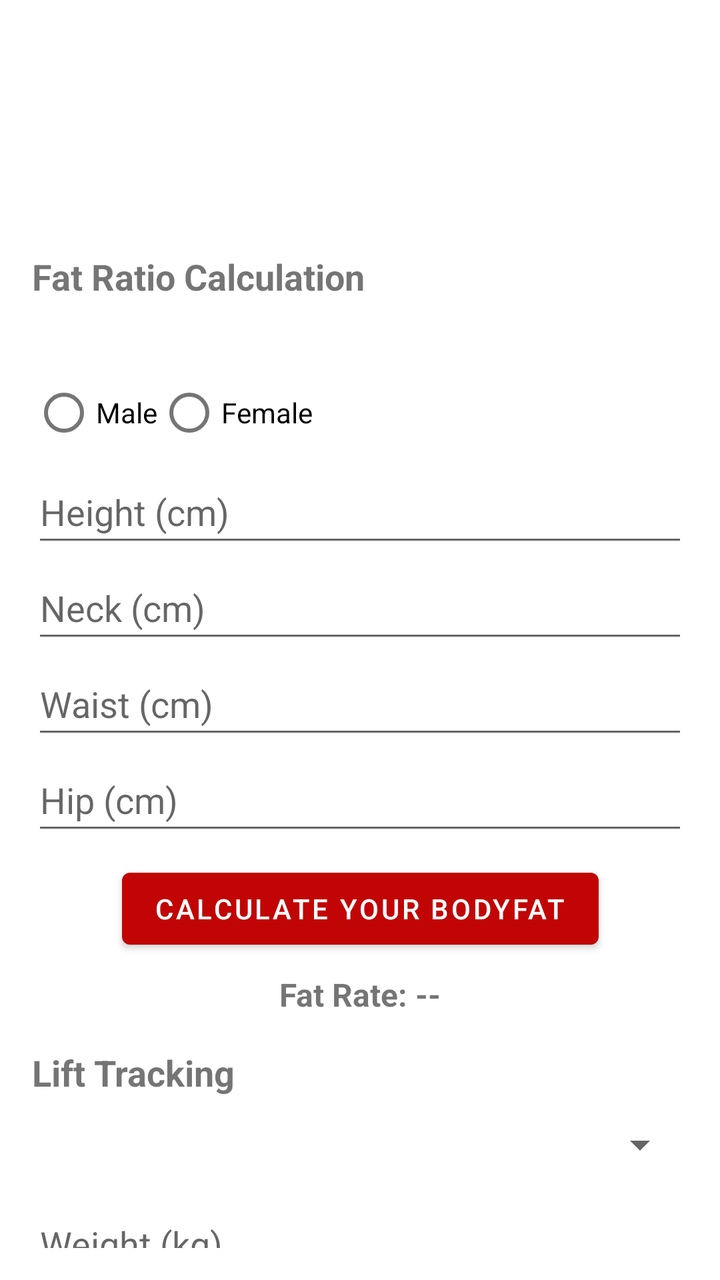
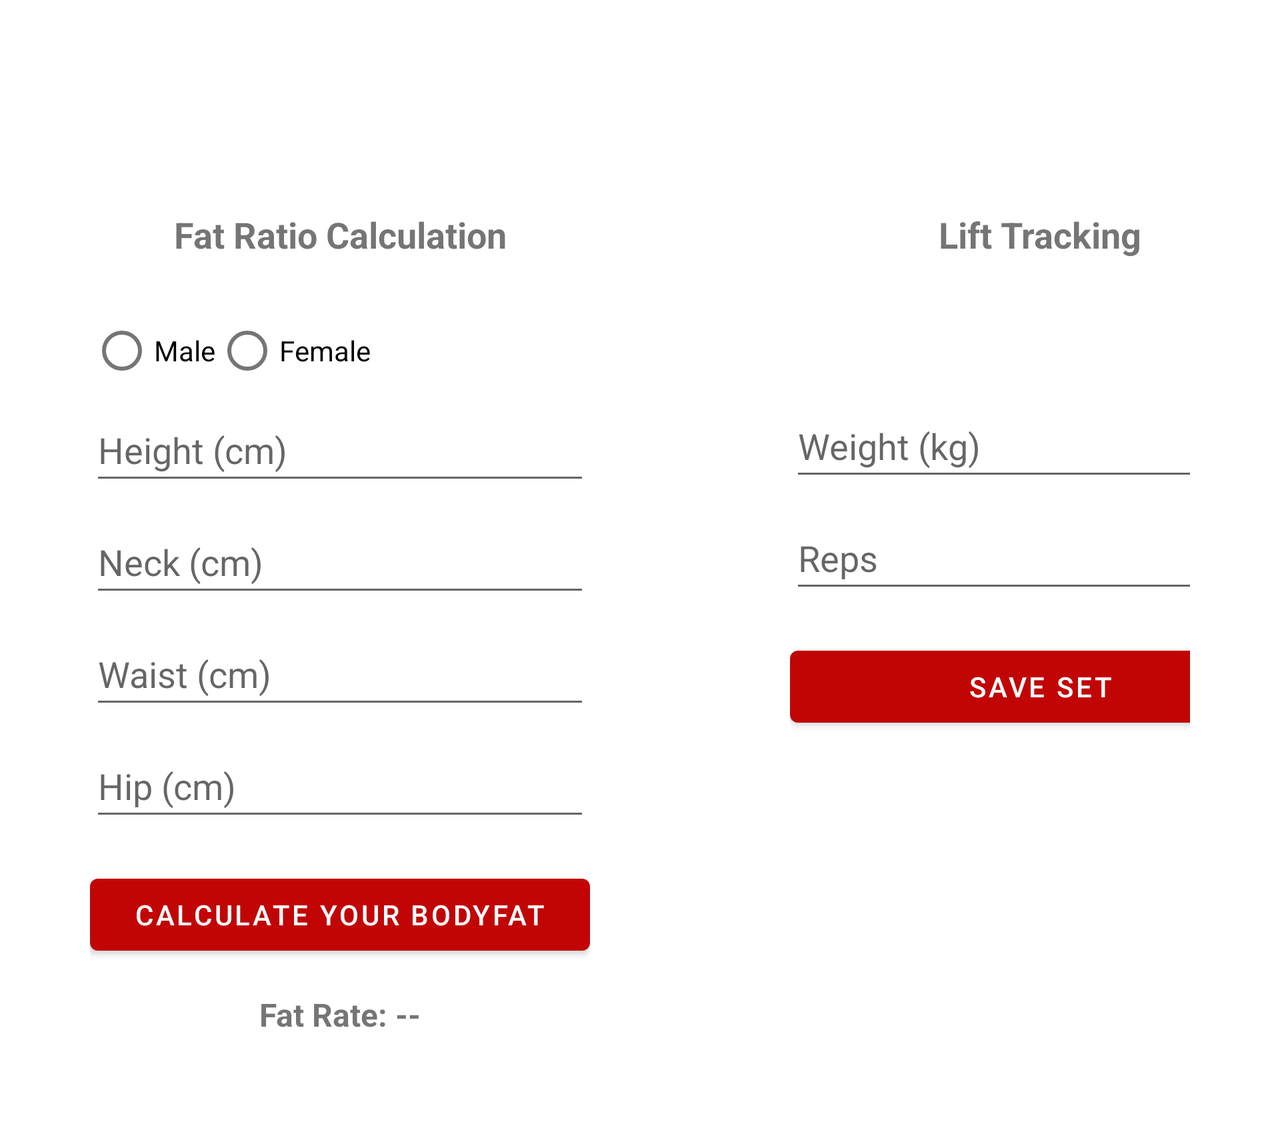

An Android layout and its configuration variant, each rendered on a device that would load it. The default file and the variant file are quoted in full after the pictures.
<!-- AndroidManifest.xml: application theme Theme.DocaFit_App -->
<!-- res/layout/frag_activitytracking.xml -->
<?xml version="1.0" encoding="utf-8"?>
<androidx.constraintlayout.widget.ConstraintLayout
    xmlns:android="http://schemas.android.com/apk/res/android"
    xmlns:app="http://schemas.android.com/apk/res-auto"
    android:id="@+id/layoutTracking"
    android:layout_width="match_parent"
    android:layout_height="match_parent"
    android:padding="16dp"
    android:fitsSystemWindows="true">

    
    <TextView
        android:id="@+id/tvBodyMeasurements"
        android:layout_width="wrap_content"
        android:layout_height="wrap_content"
        android:text="@string/fat_ratio_calculation_title"
        android:textStyle="bold"
        android:textSize="18sp"
        android:layout_marginTop="110dp"
        app:layout_constraintTop_toTopOf="parent"
        app:layout_constraintStart_toStartOf="parent" />

    
    <RadioGroup
        android:id="@+id/radioGroupGender"
        android:layout_width="0dp"
        android:layout_height="wrap_content"
        android:orientation="horizontal"
        app:layout_constraintTop_toBottomOf="@id/tvBodyMeasurements"
        android:layout_marginTop="32dp"
        app:layout_constraintStart_toStartOf="parent"
        app:layout_constraintEnd_toEndOf="parent">

        <RadioButton
            android:id="@+id/radioMale"
            android:layout_width="wrap_content"
            android:layout_height="wrap_content"
            android:text="@string/male" />

        <RadioButton
            android:id="@+id/radioFemale"
            android:layout_width="wrap_content"
            android:layout_height="wrap_content"
            android:text="@string/female" />
    </RadioGroup>

    
    <EditText
        android:id="@+id/editHeight"
        android:layout_width="0dp"
        android:layout_height="wrap_content"
        android:hint="@string/height_hint"
        android:inputType="numberDecimal"
        android:minHeight="48dp"
        app:layout_constraintTop_toBottomOf="@id/radioGroupGender"
        app:layout_constraintStart_toStartOf="parent"
        app:layout_constraintEnd_toEndOf="parent" />

    
    <EditText
        android:id="@+id/editNeck"
        android:layout_width="0dp"
        android:layout_height="wrap_content"
        android:hint="@string/neck_hint"
        android:inputType="numberDecimal"
        android:minHeight="48dp"
        app:layout_constraintTop_toBottomOf="@id/editHeight"
        app:layout_constraintStart_toStartOf="parent"
        app:layout_constraintEnd_toEndOf="parent" />

    
    <EditText
        android:id="@+id/editWaist"
        android:layout_width="0dp"
        android:layout_height="wrap_content"
        android:hint="@string/waist_hint"
        android:inputType="numberDecimal"
        android:minHeight="48dp"
        app:layout_constraintTop_toBottomOf="@id/editNeck"
        app:layout_constraintStart_toStartOf="parent"
        app:layout_constraintEnd_toEndOf="parent" />

    
    <EditText
        android:id="@+id/editHip"
        android:layout_width="0dp"
        android:layout_height="wrap_content"
        android:hint="@string/hip_hint"
        android:inputType="numberDecimal"
        android:minHeight="48dp"
        app:layout_constraintTop_toBottomOf="@id/editWaist"
        app:layout_constraintStart_toStartOf="parent"
        app:layout_constraintEnd_toEndOf="parent" />

    
    <Button
        android:id="@+id/buttonCalculateBodyFat"
        android:layout_width="wrap_content"
        android:layout_height="wrap_content"
        android:text="@string/calculate_body_fat_button"
        android:layout_marginTop="8dp"
        app:layout_constraintTop_toBottomOf="@id/editHip"
        app:layout_constraintStart_toStartOf="parent"
        app:layout_constraintEnd_toEndOf="parent"
        android:textColor="@color/button_text"/>

    
    <TextView
        android:id="@+id/textViewBodyFatResult"
        android:layout_width="0dp"
        android:layout_height="wrap_content"
        android:text="@string/fat_rate_result"
        android:textSize="16sp"
        android:textStyle="bold"
        android:gravity="center"
        android:layout_marginTop="8dp"
        app:layout_constraintTop_toBottomOf="@id/buttonCalculateBodyFat"
        app:layout_constraintStart_toStartOf="parent"
        app:layout_constraintEnd_toEndOf="parent" />

    
    <TextView
        android:id="@+id/tvWorkoutTracking"
        android:layout_width="wrap_content"
        android:layout_height="wrap_content"
        android:text="@string/lift_tracking_title"
        android:textStyle="bold"
        android:textSize="18sp"
        android:layout_marginTop="16dp"
        app:layout_constraintTop_toBottomOf="@id/textViewBodyFatResult"
        app:layout_constraintStart_toStartOf="parent" />

    
    <Spinner
        android:id="@+id/spinnerExercise"
        android:layout_width="0dp"
        android:layout_height="wrap_content"
        android:minHeight="48dp"
        app:layout_constraintTop_toBottomOf="@id/tvWorkoutTracking"
        app:layout_constraintStart_toStartOf="parent"
        app:layout_constraintEnd_toEndOf="parent" />

    
    <EditText
        android:id="@+id/editWeightUsed"
        android:layout_width="0dp"
        android:layout_height="wrap_content"
        android:hint="@string/weight_hint"
        android:inputType="numberDecimal"
        android:minHeight="48dp"
        app:layout_constraintTop_toBottomOf="@id/spinnerExercise"
        app:layout_constraintStart_toStartOf="parent"
        app:layout_constraintEnd_toEndOf="parent" />

    
    <EditText
        android:id="@+id/editReps"
        android:layout_width="0dp"
        android:layout_height="wrap_content"
        android:hint="@string/reps_hint"
        android:inputType="number"
        android:minHeight="48dp"
        app:layout_constraintTop_toBottomOf="@id/editWeightUsed"
        app:layout_constraintStart_toStartOf="parent"
        app:layout_constraintEnd_toEndOf="parent" />

    
    <Button
        android:id="@+id/buttonSaveSet"
        android:layout_width="wrap_content"
        android:layout_height="wrap_content"
        android:text="@string/save_set_button"
        android:layout_marginTop="12dp"
        app:layout_constraintTop_toBottomOf="@id/editReps"
        app:layout_constraintStart_toStartOf="parent"
        app:layout_constraintEnd_toEndOf="parent"
        android:textColor="@color/button_text"/>

</androidx.constraintlayout.widget.ConstraintLayout>
<!-- resources referenced by this layout -->
<resources>
  <color name="button_text">#FFFFFF</color>
  <string name="calculate_body_fat_button">Calculate Your Bodyfat</string>
  <string name="fat_rate_result">Fat Rate: --</string>
  <string name="fat_ratio_calculation_title">Fat Ratio Calculation</string>
  <string name="female">Female</string>
  <string name="height_hint">Height (cm)</string>
  <string name="hip_hint">Hip (cm)</string>
  <string name="lift_tracking_title">Lift Tracking</string>
  <string name="male">Male</string>
  <string name="neck_hint">Neck (cm)</string>
  <string name="reps_hint">Reps</string>
  <string name="save_set_button">Save Set</string>
  <string name="waist_hint">Waist (cm)</string>
  <string name="weight_hint">Weight (kg)</string>
  <style name="Theme.DocaFit_App" parent="Theme.MaterialComponents.DayNight.DarkActionBar">
          
          <item name="colorPrimary">@color/red</item>
          <item name="colorPrimaryVariant">@color/red</item>
          <item name="colorOnPrimary">@color/white</item>
          
          <item name="colorSecondary">@color/teal_200</item>
          <item name="colorSecondaryVariant">@color/teal_700</item>
          <item name="colorOnSecondary">@color/black</item>
          
          <item name="android:statusBarColor">?attr/colorPrimaryVariant</item>
          
  
      </style>
  <color name="red">#C10505</color>
  <color name="white">#FFFFFFFF</color>
  <color name="teal_200">#FF03DAC5</color>
  <color name="teal_700">#FF018786</color>
  <color name="black">#FF000000</color>
</resources>
<!-- res/layout-land/frag_activitytracking.xml (the repository's variant of the layout above) -->
<!-- drawn on the phone turned sideways -->
<?xml version="1.0" encoding="utf-8"?>
<ScrollView xmlns:android="http://schemas.android.com/apk/res/android"
    android:layout_width="match_parent"
    android:layout_height="match_parent"
    android:padding="45dp">

    <LinearLayout
        android:layout_width="match_parent"
        android:layout_height="wrap_content"
        android:orientation="horizontal"
        android:padding="0dp"
        android:gravity="center_horizontal">

        <LinearLayout
            android:layout_width="wrap_content"
            android:layout_height="wrap_content"
            android:orientation="vertical"
            android:layout_marginEnd="50dp">

            <TextView
                android:id="@+id/tvBodyMeasurements"
                android:layout_width="250dp"
                android:layout_height="wrap_content"
                android:text="@string/fat_ratio_calculation_title"
                android:textStyle="bold"
                android:textSize="18sp"
                android:gravity="center"
                android:layout_marginTop="60dp" />

            <RadioGroup
                android:id="@+id/radioGroupGender"
                android:layout_width="250dp"
                android:layout_height="wrap_content"
                android:orientation="horizontal"
                android:layout_marginTop="22dp">

                <RadioButton
                    android:id="@+id/radioMale"
                    android:layout_width="wrap_content"
                    android:layout_height="wrap_content"
                    android:text="@string/male" />

                <RadioButton
                    android:id="@+id/radioFemale"
                    android:layout_width="wrap_content"
                    android:layout_height="wrap_content"
                    android:text="@string/female" />
            </RadioGroup>

            <EditText
                android:id="@+id/editHeight"
                android:layout_width="250dp"
                android:layout_height="wrap_content"
                android:hint="@string/height_hint"
                android:inputType="numberDecimal"
                android:minHeight="48dp" />

            <EditText
                android:id="@+id/editNeck"
                android:layout_width="250dp"
                android:layout_height="wrap_content"
                android:hint="@string/neck_hint"
                android:inputType="numberDecimal"
                android:minHeight="48dp"
                android:layout_marginTop="8dp" />

            <EditText
                android:id="@+id/editWaist"
                android:layout_width="250dp"
                android:layout_height="wrap_content"
                android:hint="@string/waist_hint"
                android:inputType="numberDecimal"
                android:minHeight="48dp"
                android:layout_marginTop="8dp" />

            <EditText
                android:id="@+id/editHip"
                android:layout_width="250dp"
                android:layout_height="wrap_content"
                android:hint="@string/hip_hint"
                android:inputType="numberDecimal"
                android:minHeight="48dp"
                android:layout_marginTop="8dp" />

            <Button
                android:id="@+id/buttonCalculateBodyFat"
                android:layout_width="250dp"
                android:layout_height="48dp"
                android:text="@string/calculate_body_fat_button"
                android:textColor="@color/button_text"
                android:layout_marginTop="18dp" />

            <TextView
                android:id="@+id/textViewBodyFatResult"
                android:layout_width="250dp"
                android:layout_height="wrap_content"
                android:text="@string/fat_rate_result"
                android:textSize="16sp"
                android:textStyle="bold"
                android:gravity="center"
                android:layout_marginTop="15dp" />
        </LinearLayout>

        <LinearLayout
            android:layout_width="wrap_content"
            android:layout_height="wrap_content"
            android:orientation="vertical"
            android:layout_marginStart="50dp">

            <TextView
                android:id="@+id/tvWorkoutTracking"
                android:layout_width="250dp"
                android:layout_height="wrap_content"
                android:text="@string/lift_tracking_title"
                android:textStyle="bold"
                android:textSize="18sp"
                android:layout_marginTop="60dp"
                android:gravity="center"/>

            <Spinner
                android:id="@+id/spinnerExercise"
                android:layout_width="250dp"
                android:layout_height="wrap_content"
                android:minHeight="48dp"
                android:layout_marginTop="12dp" />

            <EditText
                android:id="@+id/editWeightUsed"
                android:layout_width="250dp"
                android:layout_height="wrap_content"
                android:hint="@string/weight_hint"
                android:inputType="numberDecimal"
                android:minHeight="48dp"
                android:layout_marginTop="8dp" />

            <EditText
                android:id="@+id/editReps"
                android:layout_width="250dp"
                android:layout_height="wrap_content"
                android:hint="@string/reps_hint"
                android:inputType="number"
                android:minHeight="48dp"
                android:layout_marginTop="8dp" />

            <Button
                android:id="@+id/buttonSaveSet"
                android:layout_width="250dp"
                android:layout_height="48dp"
                android:text="@string/save_set_button"
                android:textColor="@color/button_text"
                android:layout_marginTop="18dp" />
        </LinearLayout>

    </LinearLayout>
</ScrollView>
